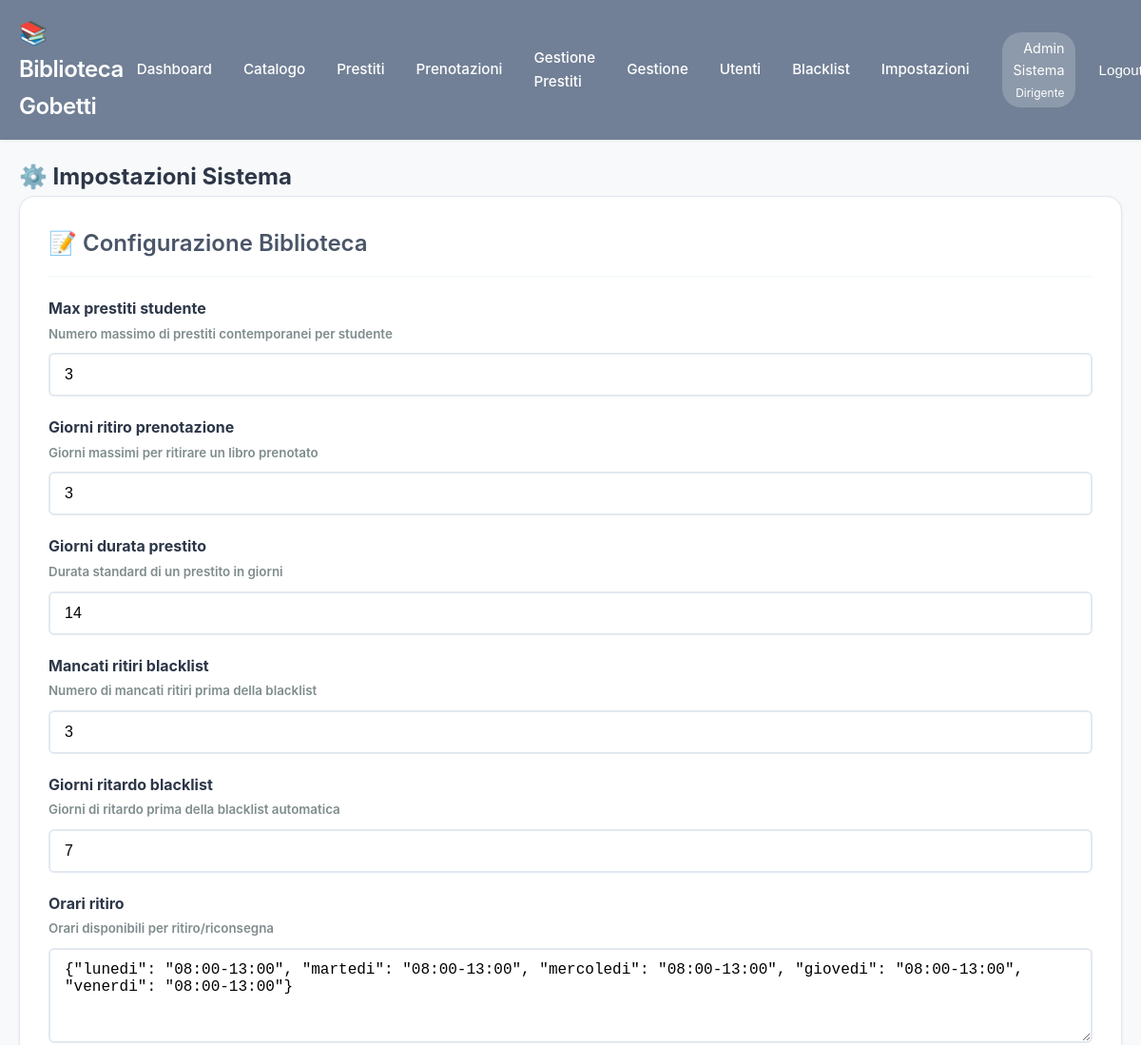
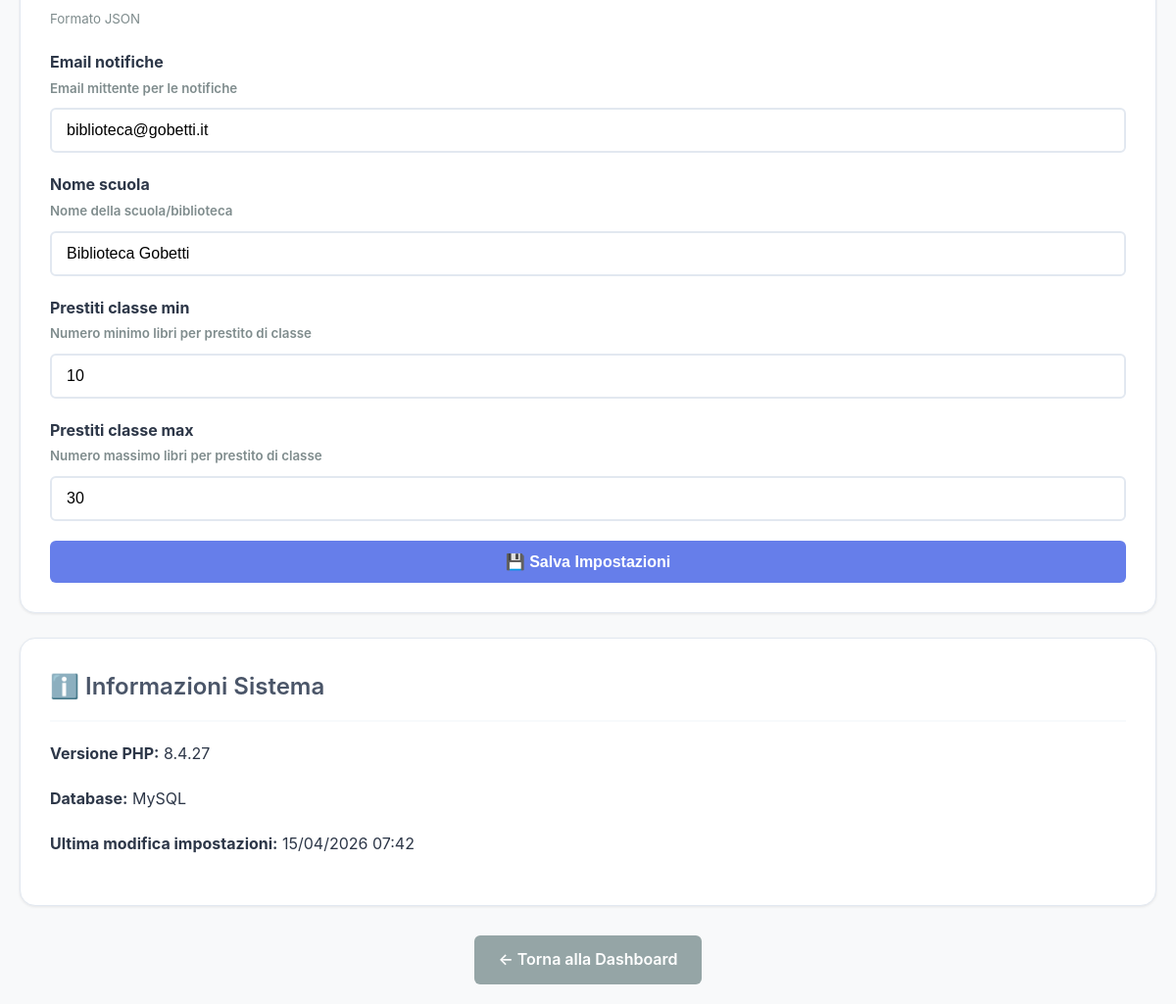
Page /biblioteca_gobetti/admin/impostazioni.php (signed in) on the committed database (2 pictures, top to bottom).
### tables this page shows
CREATE TABLE IF NOT EXISTS utenti (
    id INT AUTO_INCREMENT PRIMARY KEY,
    username VARCHAR(50) UNIQUE NOT NULL,
    password VARCHAR(255) NOT NULL,
    nome VARCHAR(100) NOT NULL,
    cognome VARCHAR(100) NOT NULL,
    email VARCHAR(150) UNIQUE NOT NULL,
    livello INT NOT NULL DEFAULT 100,
    classe_id INT NULL,
    in_blacklist BOOLEAN DEFAULT FALSE,
    motivo_blacklist TEXT NULL,
    data_inizio_blacklist DATETIME NULL,
    data_creazione TIMESTAMP DEFAULT CURRENT_TIMESTAMP,
    ultimo_accesso TIMESTAMP NULL,
    attivo BOOLEAN DEFAULT TRUE,
    INDEX idx_livello (livello),
    INDEX idx_blacklist (in_blacklist),
    INDEX idx_classe (classe_id)
);

CREATE TABLE IF NOT EXISTS impostazioni (
    id INT AUTO_INCREMENT PRIMARY KEY,
    chiave VARCHAR(100) UNIQUE NOT NULL,
    valore TEXT NOT NULL,
    descrizione TEXT NULL,
    tipo ENUM('int', 'string', 'boolean', 'json', 'time') DEFAULT 'string',
    ultima_modifica TIMESTAMP DEFAULT CURRENT_TIMESTAMP ON UPDATE CURRENT_TIMESTAMP,
    modificato_da INT NULL,
    FOREIGN KEY (modificato_da) REFERENCES utenti(id) ON DELETE SET NULL
);

### biblioteca_gobetti/includes/functions.php (called while the page is built, shortened)
<?php
function isLogged() {
    return isset($_SESSION['user_id']) && isset($_SESSION['livello']);
}
function hasMinLevel($livello_minimo) {
    return $_SESSION['livello'] >= $livello_minimo;
}
function getCurrentUser() {
    $db = getDB();
    $stmt = $db->prepare("SELECT * FROM utenti WHERE id = ?");
    $stmt->execute([$_SESSION['user_id']]);
    return $stmt->fetch();
}
function formatData($data, $includi_ora = false) {
    $timestamp = strtotime($data);
    if ($includi_ora) {
        return date('d/m/Y H:i', $timestamp);
    }
    return date('d/m/Y', $timestamp);
}
function e($string) {
    return htmlspecialchars($string, ENT_QUOTES, 'UTF-8');
}
?>

### biblioteca_gobetti/admin/impostazioni.php (the view, shortened to what this page needs)
<?php
require_once '../includes/functions.php';
$db = getDB();
$impostazioni = $db->query("SELECT * FROM impostazioni ORDER BY id")->fetchAll();
?>
<!DOCTYPE html>
<html lang="it">
<head>
    <link rel="stylesheet" href="../assets/css/style.css">
</head>
<body data-livello="<?php echo $_SESSION['livello']; ?>">
    <?php include '../includes/header.php'; ?>
    <div class="container">
        <h2>⚙️ Impostazioni Sistema</h2>
        <div class="card">
            <div class="card-header">
                <h3 class="card-title">📝 Configurazione Biblioteca</h3>
            </div>
            <form method="POST">
                <?php foreach ($impostazioni as $impostazione): ?>
                    <div class="form-group">
                        <label class="form-label">
                            <strong><?php echo e(ucfirst(str_replace('_', ' ', $impostazione['chiave']))); ?></strong>
                            <?php if ($impostazione['descrizione']): ?>
                                <br><small style="color: #7f8c8d;"><?php echo e($impostazione['descrizione']); ?></small>
                            <?php endif; ?>
                        </label>
                        <?php if ($impostazione['tipo'] === 'boolean'): ?>
                            <select name="<?php echo e($impostazione['chiave']); ?>" class="form-control">
                                <option value="1" <?php echo $impostazione['valore'] == '1' ? 'selected' : ''; ?>>Sì</option>
                                <option value="0" <?php echo $impostazione['valore'] == '0' ? 'selected' : ''; ?>>No</option>
                            </select>
                        <?php elseif ($impostazione['tipo'] === 'int'): ?>
                            <input
                                type="number"
                                name="<?php echo e($impostazione['chiave']); ?>"
                                class="form-control"
                                value="<?php echo e($impostazione['valore']); ?>"
                                min="0"
                            >
                        <?php elseif ($impostazione['tipo'] === 'json'): ?>
                            <textarea
                                name="<?php echo e($impostazione['chiave']); ?>"
                                class="form-control"
                                rows="4"
                            ><?php echo e($impostazione['valore']); ?></textarea>
                            <small style="color: #7f8c8d;">Formato JSON</small>
                        <?php else: ?>
                            <input
                                type="text"
                                name="<?php echo e($impostazione['chiave']); ?>"
                                class="form-control"
                                value="<?php echo e($impostazione['valore']); ?>"
                            >
                        <?php endif; ?>
                    </div>
                <?php endforeach; ?>
                <button type="submit" name="salva" class="btn btn-primary btn-block">
                    💾 Salva Impostazioni
                </button>
            </form>
        </div>
        <div class="card">
            <div class="card-header">
                <h3 class="card-title">ℹ️ Informazioni Sistema</h3>
            </div>
            <div class="form-group">
                <strong>Versione PHP:</strong> <?php echo PHP_VERSION; ?>
            </div>
            <div class="form-group">
                <strong>Database:</strong> MySQL
            </div>
            <div class="form-group">
                <strong>Ultima modifica impostazioni:</strong>
                <?php
                $ultima = $db->query("SELECT MAX(ultima_modifica) as data FROM impostazioni")->fetch();
                echo formatData($ultima['data'], true);
                ?>
            </div>
        </div>
        <div style="margin-top: 30px; text-align: center;">
            <a href="../user/dashboard.php" class="btn btn-secondary">← Torna alla Dashboard</a>
        </div>
    </div>
</body>
</html>

### biblioteca_gobetti/includes/header.php (shortened to what this page needs)
<?php
$user = getCurrentUser();
$livelli_nomi = [
    100 => 'Studente',
    300 => 'Docente',
    320 => 'Bibliotecario',
    400 => 'Tecnico',
    500 => 'Collaboratore',
    600 => 'Amministrativo',
    900 => 'Dirigente'
];
$ruolo = $livelli_nomi[$user['livello']] ?? 'Utente';
?>
<header class="header">
    <div class="header-content">
        <div class="header-logo">
            <h1>📚 Biblioteca Gobetti</h1>
        </div>
        <nav class="header-nav" id="main-nav">
            <div class="nav-links">
                <a href="/biblioteca_gobetti/user/dashboard.php">Dashboard</a>
                <a href="/biblioteca_gobetti/user/catalogo.php">Catalogo</a>
                <a href="/biblioteca_gobetti/user/prestiti.php">Prestiti</a>
                <a href="/biblioteca_gobetti/user/prenotazioni.php">Prenotazioni</a>
                <?php if (hasMinLevel(LIVELLO_DOCENTE)): ?>
                    <a href="/biblioteca_gobetti/user/prestiti_avanzati.php">Gestione Prestiti</a>
                <?php endif; ?>
                <?php if (hasMinLevel(LIVELLO_BIBLIOTECARIO)): ?>
                    <a href="/biblioteca_gobetti/admin/gestione_prestiti.php">Gestione</a>
                    <a href="/biblioteca_gobetti/admin/gestione_utenti.php">Utenti</a>
                    <a href="/biblioteca_gobetti/admin/gestione_blacklist.php">Blacklist</a>
                <?php endif; ?>
                <?php if (hasMinLevel(LIVELLO_AMMINISTRATIVO)): ?>
                    <a href="/biblioteca_gobetti/admin/impostazioni.php">Impostazioni</a>
                <?php endif; ?>
            </div>
            <div class="user-info">
                <span class="user-badge">
                    <?php echo e($user['nome'] . ' ' . $user['cognome']); ?>
                    <br>
                    <small><?php echo $ruolo; ?></small>
                </span>
                <form method="POST" action="/biblioteca_gobetti/user/logout.php" style="display: inline;">
                    <button type="submit" class="btn btn-secondary btn-sm">Logout</button>
                </form>
            </div>
        </nav>
    </div>
</header>

### biblioteca_gobetti/assets/css/style.css (style rules this page uses)
:root { --primary-color: #4a5568; --secondary-color: #667eea; --success-color: #48bb78; --danger-color: #f56565; --warning-color: #ed8936; --light-bg: #f7fafc; --dark-text: #2d3748; --border-color: #e2e8f0; --shadow: 0 1px 3px rgba(0,0,0,0.08); --shadow-hover: 0 4px 12px rgba(0,0,0,0.12); --color-studente: #4299e1; --color-docente: #805ad5; --color-bibliotecario: #38b2ac; --color-admin: #718096; --color-dirigente: #2d3748; }
body[data-livello="320"], body[data-livello="600"], body[data-livello="900"] { --user-color: var(--color-admin); }
* { margin: 0; padding: 0; box-sizing: border-box; }
body { font-family: -apple-system, BlinkMacSystemFont, 'Segoe UI', 'Roboto', sans-serif; background: #f8f9fa; color: var(--dark-text); line-height: 1.6; }
.container { max-width: 1400px; margin: 0 auto; padding: 20px; }
.header { background: var(--user-color, var(--primary-color)); color: white; padding: 1rem 0; box-shadow: var(--shadow); position: sticky; top: 0; z-index: 1000; }
.header-content { max-width: 1400px; margin: 0 auto; padding: 0 20px; display: flex; justify-content: space-between; align-items: center; }
.header-logo h1 { font-size: 1.5rem; font-weight: 600; letter-spacing: -0.5px; margin: 0; }
.header-nav { display: flex; gap: 20px; align-items: center; }
.nav-links { display: flex; gap: 5px; align-items: center; }
.header-nav a { color: white; text-decoration: none; padding: 8px 14px; border-radius: 8px; transition: all 0.2s ease; font-size: 0.95rem; font-weight: 500; }
.header-nav button { color: white; background: none; border: none; cursor: pointer; font-size: 0.95rem; font-weight: 500; padding: 8px 14px; border-radius: 8px; transition: all 0.2s ease; }
.user-info { display: flex; gap: 10px; align-items: center; }
.user-badge { display: inline-block; text-align: right; }
.user-info { display: flex; align-items: center; gap: 10px; }
.user-badge { background-color: rgba(255, 255, 255, 0.2); padding: 5px 12px; border-radius: 20px; font-size: 0.9rem; }
.card { background: white; border-radius: 16px; padding: 30px; margin-bottom: 25px; box-shadow: var(--shadow); transition: transform 0.3s ease, box-shadow 0.3s ease; border: 1px solid var(--border-color); }
.card-header { border-bottom: 2px solid var(--light-bg); padding-bottom: 15px; margin-bottom: 20px; }
.card-title { font-size: 1.5rem; color: var(--primary-color); font-weight: 600; }
.form-group { margin-bottom: 20px; }
.form-label { display: block; margin-bottom: 8px; font-weight: 600; color: var(--dark-text); }
.form-control { width: 100%; padding: 12px 15px; border: 2px solid var(--border-color); border-radius: 6px; font-size: 1rem; transition: border-color 0.3s; }
textarea.form-control { resize: vertical; min-height: 100px; }
.btn { display: inline-block; padding: 12px 24px; border: none; border-radius: 6px; font-size: 1rem; font-weight: 600; cursor: pointer; transition: all 0.3s; text-decoration: none; text-align: center; }
.btn-primary { background-color: var(--secondary-color); color: white; }
.btn-secondary { background-color: #95a5a6; color: white; }
.btn-sm { padding: 8px 16px; font-size: 0.9rem; }
.btn-block { width: 100%; display: block; }

### rows in the picture
utenti: nome+cognome "Admin Sistema", livello "Dirigente"
impostazioni: chiave "Max prestiti studente", descrizione "Numero massimo di prestiti contemporanei per studente", max_prestiti_studente "3"
impostazioni: chiave "Giorni ritiro prenotazione", descrizione "Giorni massimi per ritirare un libro prenotato", giorni_ritiro_prenotazione "3"
impostazioni: chiave "Giorni durata prestito", descrizione "Durata standard di un prestito in giorni", giorni_durata_prestito "14"
impostazioni: chiave "Mancati ritiri blacklist", descrizione "Numero di mancati ritiri prima della blacklist", mancati_ritiri_blacklist "3"
impostazioni: chiave "Giorni ritardo blacklist", descrizione "Giorni di ritardo prima della blacklist automatica", giorni_ritardo_blacklist "7"
impostazioni: chiave "Orari ritiro", descrizione "Orari disponibili per ritiro/riconsegna", chiave+valore "{\"lunedi\": \"08:00-13:00\", \"martedi\": \"08:00-13:00\", \"mercoledi\": \"08:00-13:00\", \"giovedi\": \"08:00-13:00\", \"venerdi\": \"08:00-13:00\"}"
impostazioni: chiave "Email notifiche", descrizione "Email mittente per le notifiche", valore "biblioteca@gobetti.it"
impostazioni: chiave "Nome scuola", descrizione "Nome della scuola/biblioteca", valore "Biblioteca Gobetti"
impostazioni: chiave "Prestiti classe min", descrizione "Numero minimo libri per prestito di classe", valore "10"
impostazioni: chiave "Prestiti classe max", descrizione "Numero massimo libri per prestito di classe", valore "30"

### other values in the picture
PHP_VERSION "8.4.27"
formatData($ultima['data'], true) "15/04/2026 07:42"
